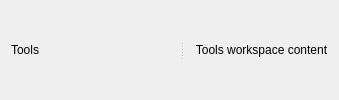
<?xml version="1.0" encoding="UTF-8"?>
<ui version="4.0">
 <class>ToolsWorkspace</class>
 <widget class="QWidget" name="toolsWorkspace">
  <layout class="QHBoxLayout" name="mainLayout">
   <property name="leftMargin"><number>0</number></property>
   <property name="topMargin"><number>0</number></property>
   <property name="rightMargin"><number>0</number></property>
   <property name="bottomMargin"><number>0</number></property>
   <property name="spacing"><number>4</number></property>
   <item>
    <widget class="QSplitter" name="mainSplitter">
     <property name="orientation"><enum>Qt::Orientation::Horizontal</enum></property>
     <widget class="QWidget" name="navPlaceholder">
      <property name="minimumSize"><size><width>180</width><height>0</height></size></property>
      <property name="maximumSize"><size><width>260</width><height>16777215</height></size></property>
      <layout class="QVBoxLayout" name="navLayout">
       <item>
        <widget class="QLabel" name="navLabel">
         <property name="text"><string>Tools</string></property>
        </widget>
       </item>
      </layout>
     </widget>
     <widget class="QWidget" name="contentPlaceholder">
      <layout class="QVBoxLayout" name="contentLayout">
       <item>
        <widget class="QLabel" name="contentLabel">
         <property name="text"><string>Tools workspace content</string></property>
         <property name="alignment"><set>Qt::AlignmentFlag::AlignCenter</set></property>
        </widget>
       </item>
      </layout>
     </widget>
    </widget>
   </item>
  </layout>
 </widget>
 <layoutdefault spacing="6" margin="11"/>
 <resources/>
 <connections/>
</ui>
